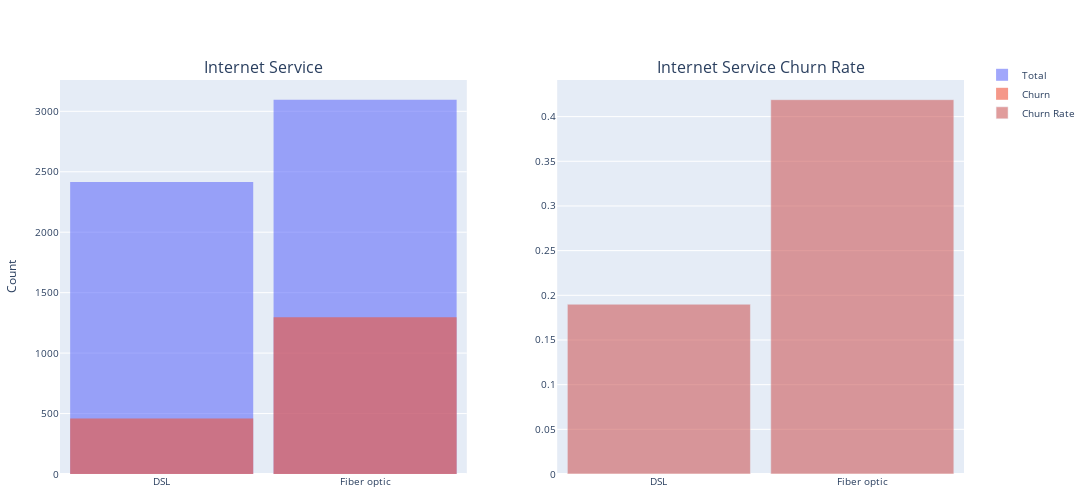

Notebook code cell kept with this figure:
### Code cell
fig = make_subplots( rows=1, cols=2, subplot_titles=('Internet Service', 'Internet Service Churn Rate'))

cust_churn = cust_churn.replace({1:'Yes',0:'No'})

fig.add_trace(go.Histogram(x=cust_churn[cust_churn['Internet Service']!='No']['Internet Service'], opacity=0.6, name='Total'), row=1, col=1)
fig.add_trace(go.Histogram(x=cust_churn[(cust_churn['Churn']=='Yes') & (cust_churn['Internet Service']!='No')]['Internet Service'], opacity=0.6, name='Churn'), row=1, col=1)

cust_churn['Churn'] = cust_churn['Churn'].map({'No': 0, 'Yes': 1})

internet_service_churn = cust_churn.groupby('Internet Service')['Churn'].mean().reset_index()
fig.add_trace(go.Bar(x=internet_service_churn[internet_service_churn['Internet Service']!= 'No']['Internet Service'],y=internet_service_churn['Churn'],name='Churn Rate',marker_color='indianred', opacity=0.6), row=1, col=2)

fig.update_layout( barmode='overlay', bargap=0.1, width=1300, height=500, margin=dict(l=20, r=20, t=80, b=20), yaxis_title='Count', font=dict(size=10), legend=dict(y=1.05, x=1.02))
fig.show()

### Figure 1 — Plotly figure (JSON) as saved in the notebook; plotly's stock layout.template omitted (floating-point values rounded to 4 significant figures; data arrays with more than 128 entries replaced by an {"elided": "..."} marker saying what was removed)
{"data": [{"name": "Total", "opacity": 0.6, "type": "histogram", "x": {"elided": "5512 str values"}, "xaxis": "x", "yaxis": "y"}, {"name": "Churn", "opacity": 0.6, "type": "histogram", "x": {"elided": "1756 str values"}, "xaxis": "x", "yaxis": "y"}, {"marker": {"color": "indianred"}, "name": "Churn Rate", "opacity": 0.6, "type": "bar", "x": ["DSL", "Fiber optic"], "xaxis": "x2", "y": [0.19, 0.4189, 0.07434], "yaxis": "y2"}], "layout": {"annotations": [{"font": {"size": 16}, "showarrow": false, "text": "Internet Service", "x": 0.225, "xanchor": "center", "xref": "paper", "y": 1, "yanchor": "bottom", "yref": "paper"}, {"font": {"size": 16}, "showarrow": false, "text": "Internet Service Churn Rate", "x": 0.775, "xanchor": "center", "xref": "paper", "y": 1, "yanchor": "bottom", "yref": "paper"}], "bargap": 0.1, "barmode": "overlay", "font": {"size": 10}, "height": 500, "legend": {"x": 1.02, "y": 1.05}, "margin": {"b": 20, "l": 20, "r": 20, "t": 80}, "width": 1300, "xaxis": {"anchor": "y", "domain": [0, 0.45]}, "xaxis2": {"anchor": "y2", "domain": [0.55, 1]}, "yaxis": {"anchor": "x", "domain": [0, 1], "title": {"text": "Count"}}, "yaxis2": {"anchor": "x2", "domain": [0, 1]}}}
